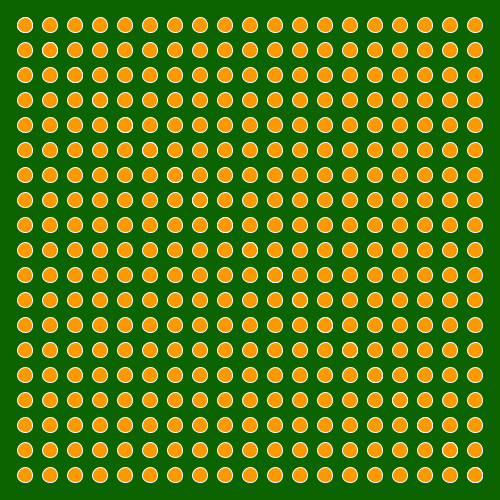
Frame 1 (no input)
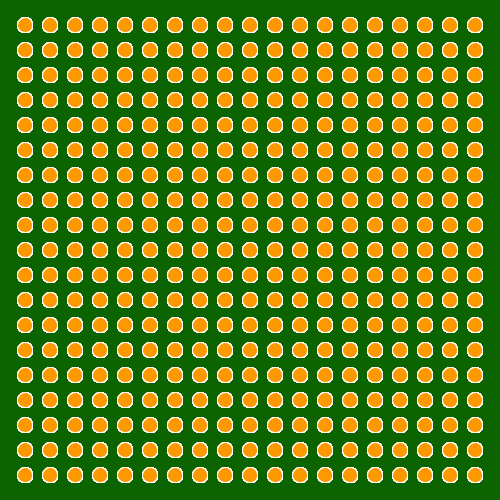
Frame 60 (the mouse pressed at the canvas centre just before this capture)
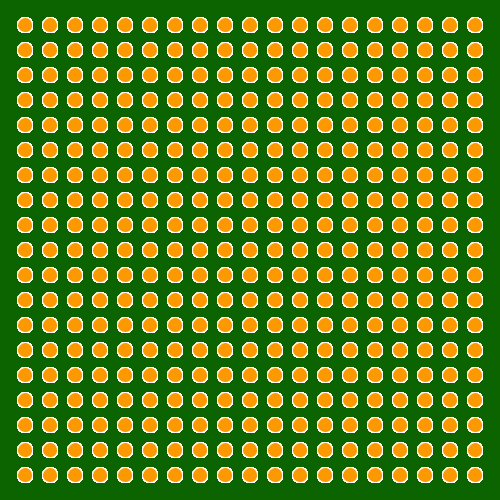
Frame 120 (the mouse held since frame 60 and released just before this capture)

The Processing sketch that drew these frames (run headless with seeded random() and noise(); from frame 60 on, the mouse is pressed at the canvas centre):

// Processing sketch: Looped_Shape_WV
// ── Looped_Shape_WV.pde
void setup(){
  size(500, 500);
  background(12,100,1);
  stroke(255);
}

void draw(){
  fill(252, 152, 0);
  for(int g = 25; g<=475; g = g + 25){
    ellipse(g, g, 15, 15);
    for(int h = 25; h<=475; h = h + 25){
      ellipse(h, g, 15, 15);
    }
  }
}
